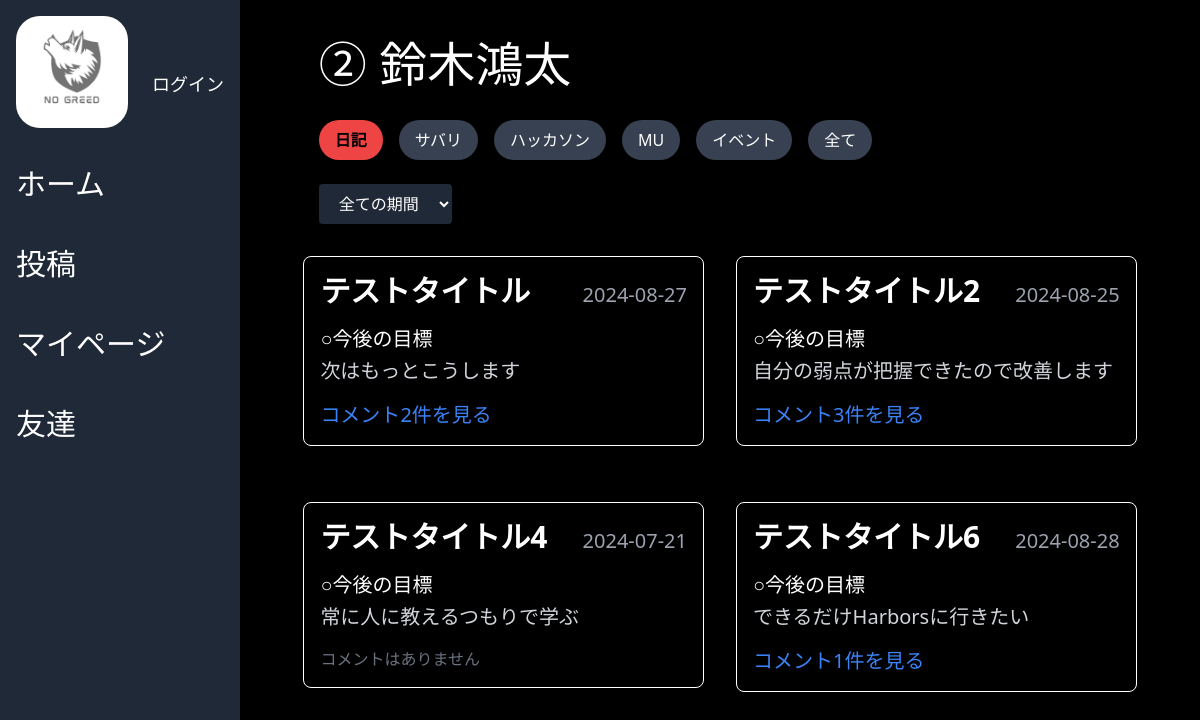
The page /userpage/mypage/mypage.php on the database its author committed.
### tables this page shows
CREATE TABLE user(
  id INT PRIMARY KEY AUTO_INCREMENT,
  password VARCHAR(32) NOT NULL,
  email VARCHAR(32) NOT NULL,
  name VARCHAR(20) NOT NULL,
  gender INT,
  category INT,
  number FLOAT,
  photo_path VARCHAR(255) DEFAULT NULL,
  friend_cord VARCHAR(4)
);

CREATE TABLE event_category(
  id INT PRIMARY KEY AUTO_INCREMENT,
  feedback_id INT,
  category INT
);

CREATE TABLE feedback(
  id INT PRIMARY KEY AUTO_INCREMENT,
  user_id INT,
  title TEXT,
  score INT,
  reason TEXT,
  real_action TEXT,
  study TEXT,
  next_action TEXT,
  event_date DATE,
  created_at TIMESTAMP DEFAULT CURRENT_TIMESTAMP,
  updated_at TIMESTAMP DEFAULT CURRENT_TIMESTAMP ON UPDATE CURRENT_TIMESTAMP
);

### src/userpage/mypage/mypage.php (the view, shortened to what this page needs)
<?
require '../../dbconnect.php';
$user_id = $_SESSION['user_id'] ?? 1;
$stmt = $dbh->prepare('SELECT * FROM user WHERE id = :user_id');
$stmt->execute([':user_id' => $user_id]);
$user = $stmt->fetch(PDO::FETCH_ASSOC);
$periodCondition = '';
$stmt = $dbh->prepare("
    SELECT
        feedback.*,
        (SELECT COUNT(*) FROM comments WHERE comments.feedback_id = feedback.id) AS comment_count,
        event_category.*
    FROM
        feedback
    LEFT JOIN
        event_category ON feedback.id = event_category.feedback_id
    WHERE
        feedback.user_id = :user_id
        $periodCondition
");
$stmt->execute([':user_id' => $user_id]);
$feedbacks = $stmt->fetchAll(PDO::FETCH_ASSOC);
?>
<!DOCTYPE html>
<html lang="en">
<head>
  <script src="https://cdn.tailwindcss.com"></script>
</head>
<body class="bg-black text-white">
  <div class="flex">
    <section class="bg-gray-800 w-1/5 h-screen p-4 sticky top-0">
      <div class="mb-10">
        <div class="flex items-center justify-between">
          <div>
            <img src="../../assets/img/No greed.png" alt="Logo" class="mb-6 rounded-3xl size-28">
          </div>
          <div class="ml-4">
            <?php if (isset($_SESSION['user_id'])): ?>
              <div class="flex justify-center">
                <img src="../../assets/img/<?php echo htmlspecialchars($user['photo_path'], ENT_QUOTES, 'UTF-8'); ?>" alt="User Icon" class="w-16 h-16 rounded-full">
              </div>
              <div>
                <span class="mr-1 text-lg"><?php
                                            $symbol = '';
                                            if ($user['category'] == 1) {
                                              $symbol = '①';
                                            } elseif ($user['category'] == 2) {
                                              $symbol = '②';
                                            } elseif ($user['category'] == 3) {
                                              $symbol = '③';
                                            }
                                            echo htmlspecialchars($symbol, ENT_QUOTES, 'UTF-8') . ' '; ?></span>
                <span class="text-lg"><?php echo htmlspecialchars($user['name'], ENT_QUOTES, 'UTF-8'); ?></span>さん
              </div>
            <?php else: ?>
              <a href="../../user/login/login.php" class="text-white text-lg">ログイン</a>
            <?php endif; ?>
          </div>
        </div>
        <nav>
          <ul class="space-y-4">
            <li class="mb-4 h-16 hover:bg-gray-100 flex items-center">
              <a href="../home/home.php" class="flex items-center text-lg">
                <span class="text-3xl">ホーム</span>
              </a>
            </li>
            <li class="mb-4 h-16 hover:bg-gray-100 flex items-center">
              <a href="../../post/post.php" class="flex items-center text-lg hover:bg-gray-100">
                <span class="text-3xl">投稿</span>
              </a>
            </li>
            <li class="mb-4 h-16 hover:bg-gray-100 flex items-center">
              <a href="./mypage.php" class="flex items-center text-lg hover:bg-gray-100">
                <span class="text-3xl">マイページ</span>
              </a>
            </li>
            <li class="mb-4 h-16 hover:bg-gray-100 flex items-center">
              <a href="./friend.php" class="flex items-center text-lg hover:bg-gray-100">
                <span class="text-3xl">友達</span>
              </a>
            </li>
          </ul>
        </nav>
      </div>
    </section>
    <section class="w-4/5 flex justify-center p-4">
      <div class="w-11/12 p-6 rounded-lg shadow-lg">
        <div class="mb-8">
          <span class="text-5xl"><?php
                                  $symbol = '';
                                  if ($user['category'] == 1) {
                                    $symbol = '①';
                                  } elseif ($user['category'] == 2) {
                                    $symbol = '②';
                                  } elseif ($user['category'] == 3) {
                                    $symbol = '③';
                                  }
                                  echo htmlspecialchars($symbol, ENT_QUOTES, 'UTF-8') . ' '; ?></span>
          <span class="text-5xl"><? echo htmlspecialchars($user['name'], ENT_QUOTES, 'UTF-8'); ?></span>
        </div>
        <div class="flex space-x-4 mb-6">
          <div id="tab-1" class="cursor-pointer px-4 py-2 bg-red-500 rounded-full text-black font-semibold" onclick="filterCategory(1)">日記</div>
          <div id="tab-2" class="cursor-pointer px-4 py-2 bg-gray-700 rounded-full" onclick="filterCategory(2)">サバリ</div>
          <div id="tab-3" class="cursor-pointer px-4 py-2 bg-gray-700 rounded-full" onclick="filterCategory(3)">ハッカソン</div>
          <div id="tab-4" class="cursor-pointer px-4 py-2 bg-gray-700 rounded-full" onclick="filterCategory(4)">MU</div>
          <div id="tab-5" class="cursor-pointer px-4 py-2 bg-gray-700 rounded-full" onclick="filterCategory(5)">イベント</div>
          <div id="tab-0" class="cursor-pointer px-4 py-2 bg-gray-700 rounded-full" onclick="filterCategory(0)">全て</div>
        </div>
        <div class="mb-8">
          <form action="./mypage.php" method="POST">
            <select name="period" onchange="this.form.submit()" class="bg-gray-800 text-white px-4 py-2 rounded">
              <option value="">全ての期間</option>
            </select>
          </form>
        </div>
        <div class="flex flex-wrap justify-center gap-8 -mx-4 items-start">
          <?php foreach ($feedbacks as $feedback): ?>
            <div style="width: 48%;" class="category-item border border-white p-4 rounded-lg shadow w-full mb-6 px-4" data-category="<?php echo htmlspecialchars($feedback['category'], ENT_QUOTES, 'UTF-8'); ?>">
              <div class="flex justify-between items-center">
                <div class="text-3xl font-semibold mb-4"><?php echo htmlspecialchars($feedback['title'], ENT_QUOTES, 'UTF-8'); ?></div>
                <div class="mb-2 text-gray-400 text-xl"><?php echo htmlspecialchars($feedback['event_date'], ENT_QUOTES, 'UTF-8'); ?></div>
              </div>
              <div class="mb-1 text-xl">○今後の目標</div>
              <div class="text-gray-300 mb-4 text-xl"><?php echo htmlspecialchars($feedback['next_action'], ENT_QUOTES, 'UTF-8'); ?></div>
              <?php if ($feedback['comment_count'] > 0): ?>
                <div class="cursor-pointer text-blue-500 text-xl" onclick="toggleComments(<?php echo $feedback['id']; ?>)">
                  コメント<?php echo $feedback['comment_count']; ?>件を見る
                </div>
              <?php else: ?>
                <div class="text-gray-500">コメントはありません</div>
              <?php endif; ?>
            </div>
          <?php endforeach; ?>
        </div>
      </div>
    </section>
  </div>
</body>
</html>

### rows shown on the page
user: category "②", name "鈴木鴻太"
event_category: feedback.title "テストタイトル", feedback.event_date "2024-08-27", feedback.next_action "次はもっとこうします", comment_count "2"
event_category: feedback.title "テストタイトル2", feedback.event_date "2024-08-25", feedback.next_action "自分の弱点が把握できたので改善します", comment_count "3"
feedback: title "テストタイトル4", event_date "2024-07-21", next_action "常に人に教えるつもりで学ぶ", shows "コメントはありません"
feedback: title "テストタイトル6", event_date "2024-08-28", next_action "できるだけHarborsに行きたい", comment_count "1"
